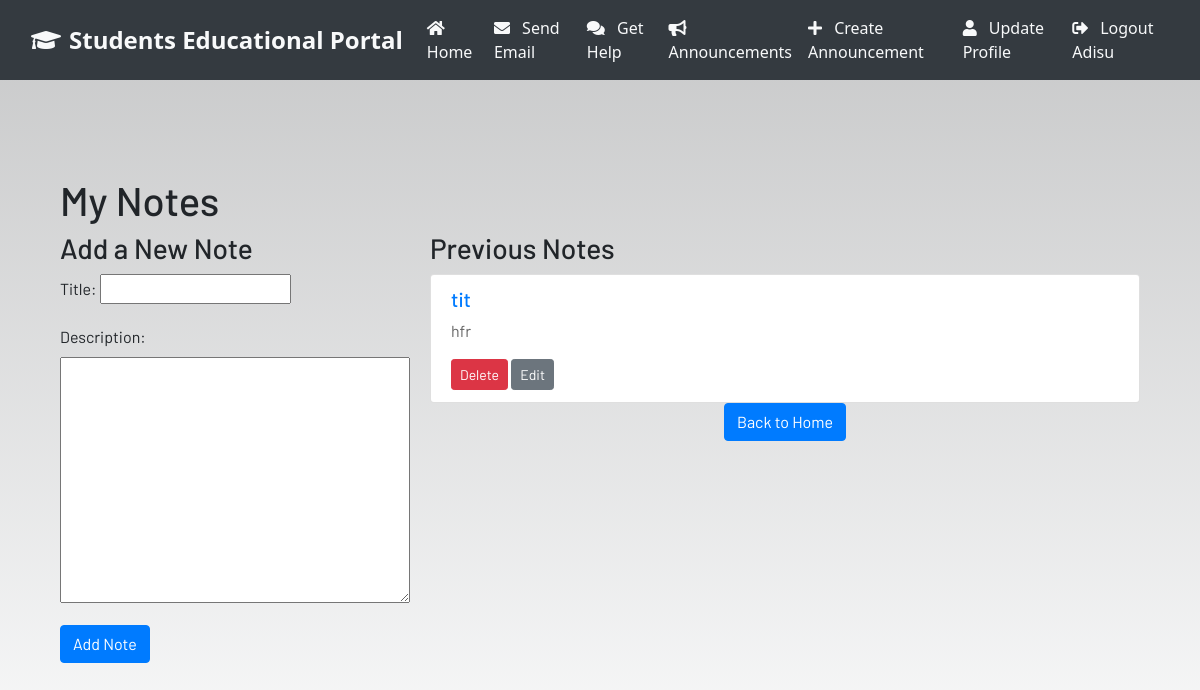
Page /notes/ (signed in) on the earlier database version.
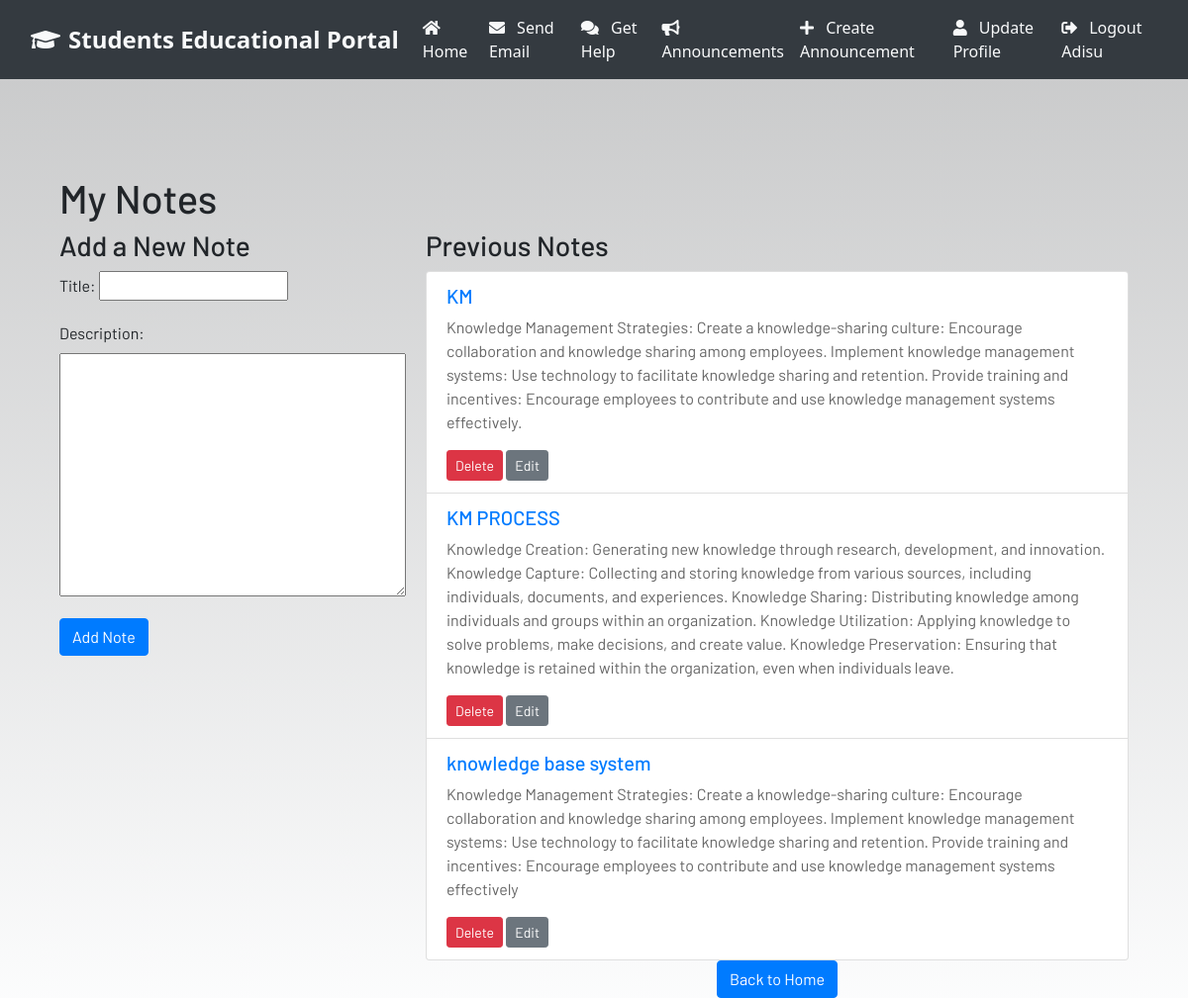
Same page on the later database version.
### dashboard/models.py (models this page shows, shortened)
class Notes(models.Model):
    user = models.ForeignKey(User, on_delete=models.CASCADE)
    title = models.CharField(max_length=255)
    description = models.TextField()

### dashboard/views.py (the view)
# urls.py: path('notes/', views.notes, name='notes'),
@login_required
def notes(request):
    if request.method == "POST":
        form = NotesForm(request.POST)
        if form.is_valid():
            notes = Notes(user=request.user, title=request.POST['title'], description=request.POST['description'])
            notes.save()
            messages.success(request, f"Notes added successfully!")
            return redirect("notes")
    else:
        form = NotesForm()
    notes = Notes.objects.filter(user=request.user)
    context = {'notes': notes, 'form': form}
    return render(request, 'dashboard/notes.html', context)

### dashboard/forms.py
class NotesForm(forms.ModelForm):
    class Meta:
        model = Notes
        fields = ['title', 'description']

### dashboard/templates/dashboard/notes.html (shortened to what this page needs)
{% extends 'dashboard/base.html' %}
{% block content %}
<div class="container mt-5">
    <h1>My Notes</h1>
    <div class="row">
        <div class="col-md-4">
            <h3>Add a New Note</h3>
            <form method="post">
                {{ form.as_p }}
                <button type="submit" class="btn btn-primary">Add Note</button>
            </form>
        </div>
        <div class="col-md-8">
            <h3>Previous Notes</h3>
            <ul class="list-group">
                {% for note in notes %}
                    <li class="list-group-item">
                        <h5 class="note-title">{{ note.title }}</h5>
                        <p class="note-description">{{ note.description }}</p>
                        <form action="{% url 'delete_note' note.id %}" method="post" style="display: inline;">
                            <button type="submit" class="btn btn-danger btn-sm">Delete</button>
                        </form>
                        <a href="{% url 'update_note' note.id %}" class="btn btn-secondary btn-sm">Edit</a>
                    </li>
                {% endfor %}
            </ul>
            <div style="text-align: center;">
              <a href="{% url 'home' %}" class="btn btn-primary">Back to Home</a>
          </div>
        </div>
    </div>
</div>
{% endblock %}

Differences in the rows shown:
removed Notes: title "tit", description "hfr"
added Notes: title "KM", description "Knowledge Management Strategies: Create a knowledge-sharing culture: Encourage collaboration and knowledge sharing among employees. Implement knowledge management systems: Use technology to facilitate knowledge sharing and retention. Provide training and incentives: Encourage employees to contribute and use knowledge management systems effectively."
added Notes: title "KM PROCESS", description "Knowledge Creation: Generating new knowledge through research, development, and innovation. Knowledge Capture: Collecting and storing knowledge from various sources, including individuals, documents, and experiences. Knowledge Sharing: Distributing knowledge among individuals and groups within an organization. Knowledge Utilization: Applying knowledge to solve problems, make decisions, and create value. Knowledge Preservation: Ensuring that knowledge is retained within the organization, even when individuals leave."
added Notes: title "knowledge base system", description "Knowledge Management Strategies: Create a knowledge-sharing culture: Encourage collaboration and knowledge sharing among employees. Implement knowledge management systems: Use technology to facilitate knowledge sharing and retention. Provide training and incentives: Encourage employees to contribute and use knowledge management systems effectively"
